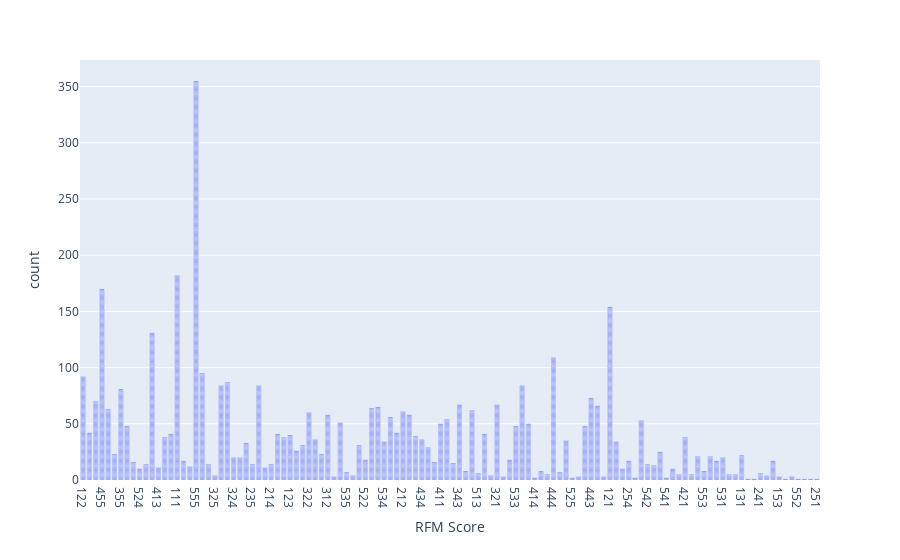

Here is the notebook cell this chart was saved with:
### Code cell
"""Visalize RFM Score"""
px.bar(x="RFM Score", data_frame=RFM)

### Figure 1 — Plotly figure (JSON) as saved in the notebook; plotly's stock layout.template omitted (floating-point values rounded to 4 significant figures; data arrays with more than 128 entries replaced by an {"elided": "..."} marker saying what was removed)
{"data": [{"alignmentgroup": "True", "hovertemplate": "RFM Score=%{x}<br>count=%{y}<extra></extra>", "legendgroup": "", "marker": {"color": "#636efa", "pattern": {"shape": ""}}, "name": "", "offsetgroup": "", "orientation": "v", "showlegend": false, "textposition": "auto", "type": "bar", "x": {"elided": "4342 str values"}, "xaxis": "x", "y": {"elided": "4342 int values"}, "yaxis": "y"}], "layout": {"barmode": "relative", "legend": {"tracegroupgap": 0}, "margin": {"t": 60}, "xaxis": {"anchor": "y", "domain": [0, 1], "title": {"text": "RFM Score"}}, "yaxis": {"anchor": "x", "domain": [0, 1], "title": {"text": "count"}}}}
